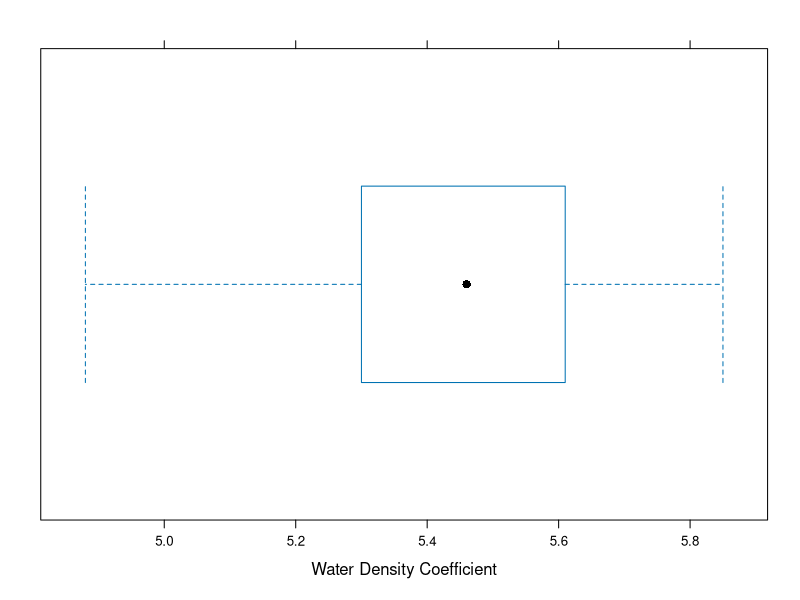
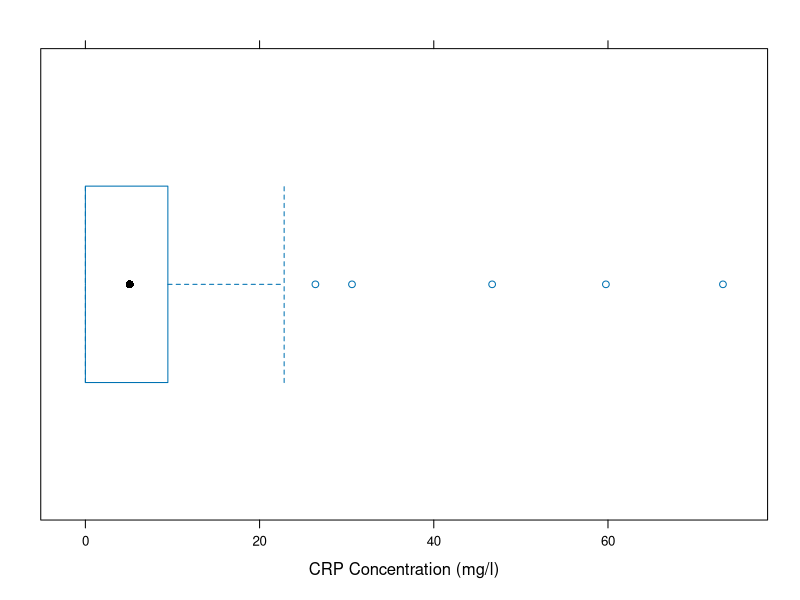
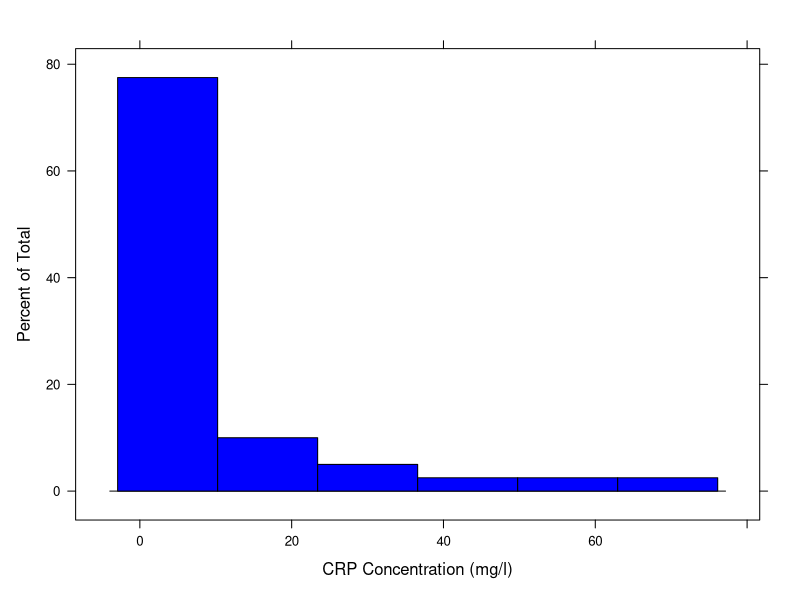

Write the R code that produced these figures, in order.
library(lattice)
## ---- A
d_data <- read.table("earthdensity.txt", header=TRUE)
## ---- A.1
d_fnum <- fivenum(d_data[,1])
d_fnum
## ---- A.2
bwplot(d_data[,1], xlab="Water Density Coefficient")
## ---- A.3
d_mean <- mean(d_data[,1])
d_sd <- sd(d_data[,1])
d_median <- median(d_data[,1])
c(d_mean,d_sd,d_median)
## ---- A.4
water_density <- 999.97               # in kg/m^3
earth_density <- d_mean*water_density
earth_density
## ---- B
crp <- read.table("ex01-73crp.txt", header=TRUE)
## ---- B.1
f_num <- fivenum(crp[,1])
f_num
## ----B.2
bwplot(crp[,1], xlab="CRP Concentration (mg/l)")      #right skewed
## ---- B.3
iqr <- f_num[4]-f_num[2]
min_out <- f_num[2] - 1.5*iqr
max_out <- f_num[4] + 1.5*iqr
outliers <- c(crp[crp$CRP < min_out,], crp[crp$CRP > max_out,])
outliers
## ---- B.4
histogram(~CRP,crp, xlab="CRP Concentration (mg/l)", col="blue")